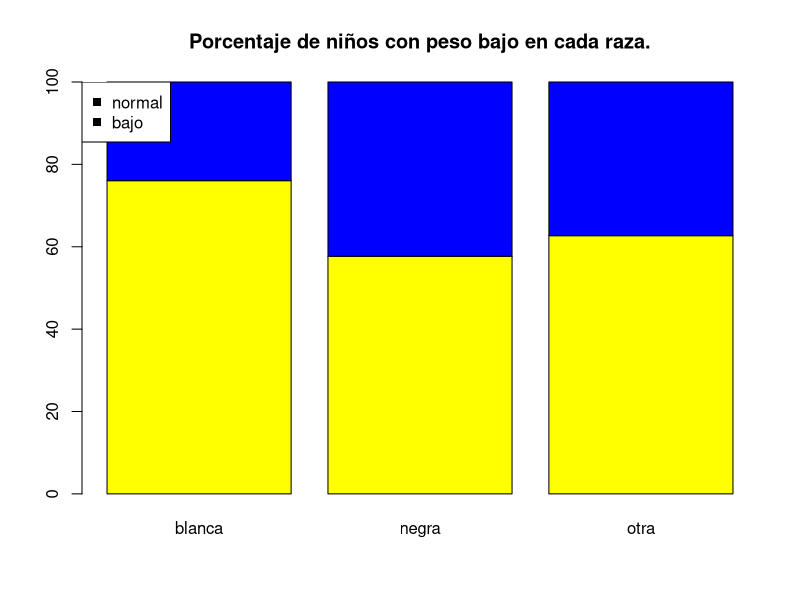
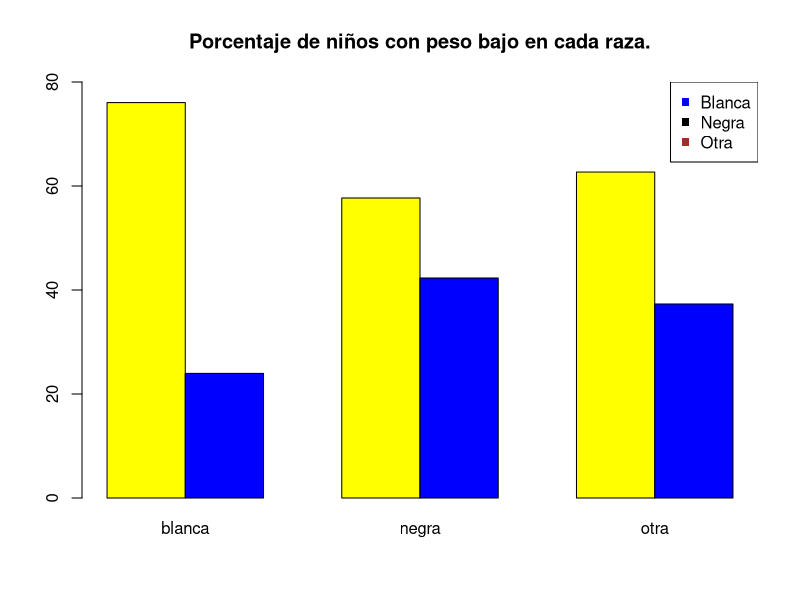
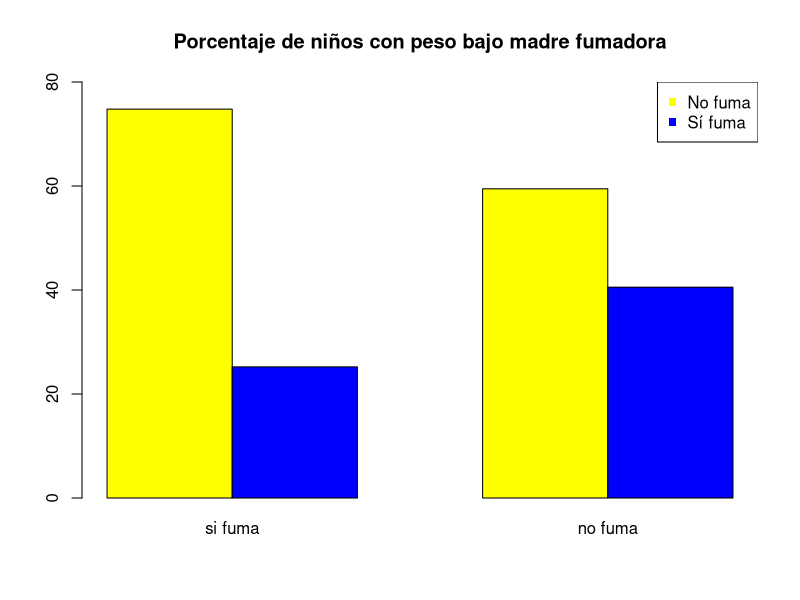
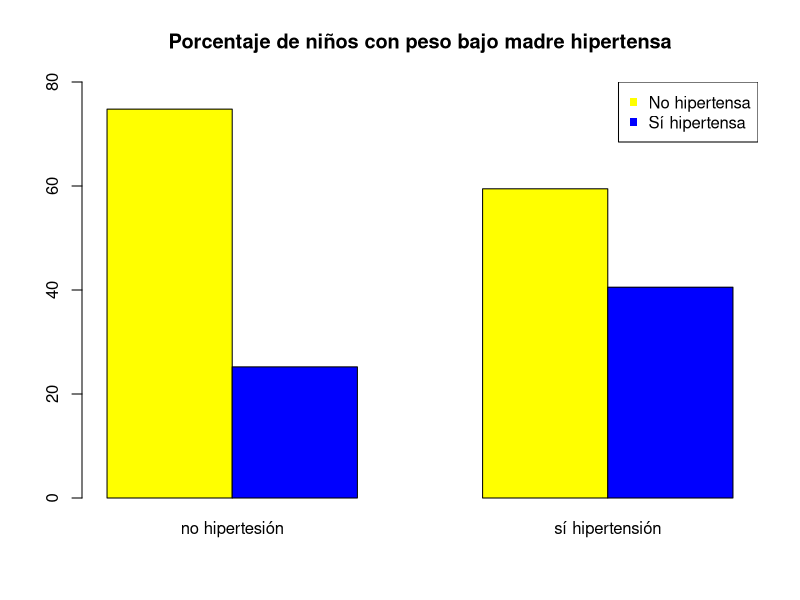
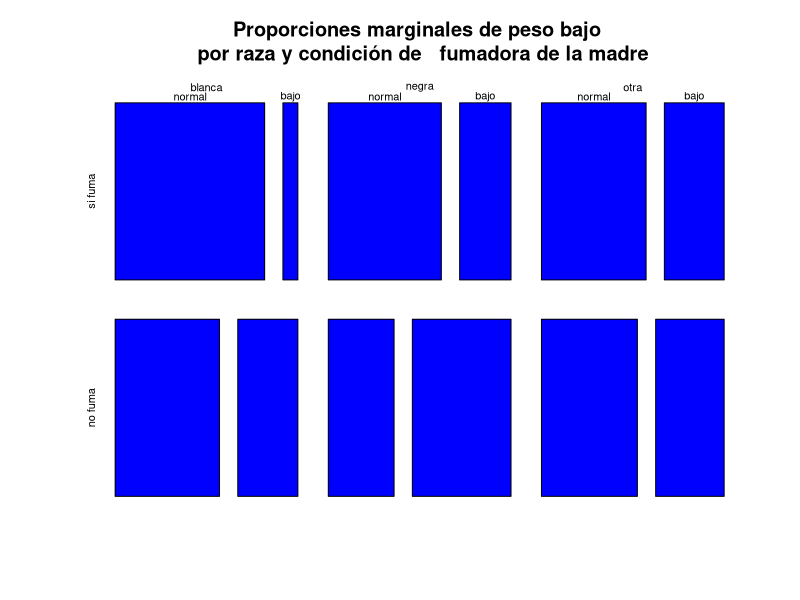
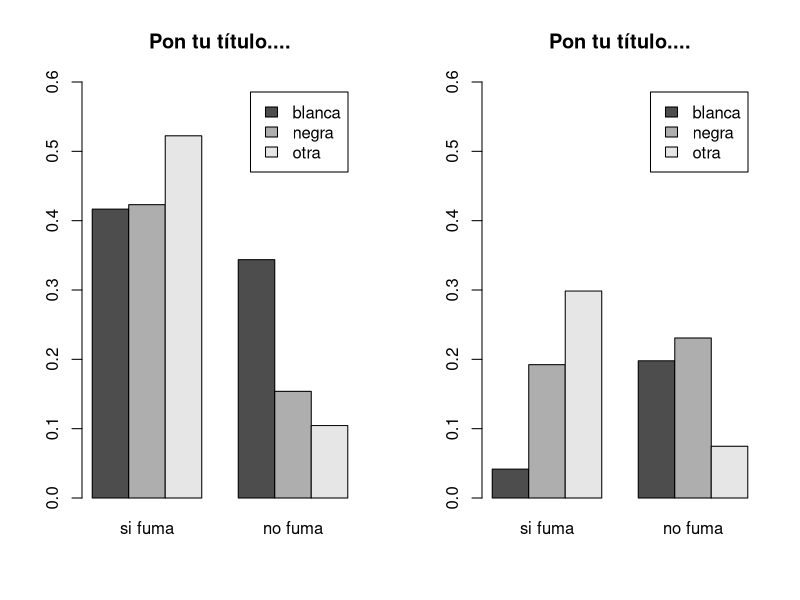

Reproduce these figures in R, in order.
## ---- chunk 1
knitr::opts_chunk$set(echo = TRUE)
## ---- chunk 2
#descomentar para instalar 
#install.packages("MASS")
library(MASS)
## ---- chunk 3
#help(birthwt)
## ---- chunk 4
str(birthwt)
## ---- chunk 5
birthwt$low=factor(birthwt$low,labels=c("normal","bajo"))
birthwt$race=factor(birthwt$race,labels=c("blanca","negra","otra"))
birthwt$smoke=factor(birthwt$smoke,labels=c("si fuma","no fuma"))
birthwt$ht=factor(birthwt$smoke,labels=c("no hipertesión","sí hipertensión"))
str(birthwt)
## ---- chunk 6
prop.table(table(birthwt$low,birthwt$race),margin = 2)
100*prop.table(table(birthwt$low,birthwt$race),margin =2)
## ---- chunk 7
barplot(100*prop.table(table(birthwt$low,birthwt$race),margin =2),
        col=c("yellow","blue"),main=c("Porcentaje de niños con peso bajo en cada raza."))
legend("topleft",pch=15,legend=c("normal","bajo"),c("yellow","blue"))
## ---- chunk 8
barplot(100*prop.table(table(birthwt$low,birthwt$race),margin =2),
        col=c("yellow","blue"),beside=TRUE,
        main=c("Porcentaje de niños con peso bajo en cada raza."),ylim=c(0,80))

legend("topright",pch=15,legend=c("Blanca","Negra","Otra"),
       col=c("blue","black","brown"))
## ---- chunk 9
barplot(100*prop.table(table(birthwt$low,birthwt$smoke),margin =2),
        col=c("yellow","blue"),beside=TRUE,
        main=c("Porcentaje de niños con peso bajo madre fumadora"),ylim=c(0,80))

legend("topright",pch=15,legend=c("No fuma","Sí fuma"),
       col=c("yellow","blue"))
## ---- chunk 10
barplot(100*prop.table(table(birthwt$low,birthwt$ht),margin =2),
        col=c("yellow","blue"),beside=TRUE,
        main=c("Porcentaje de niños con peso bajo madre hipertensa"),ylim=c(0,80))

legend("topright",pch=15,legend=c("No hipertensa","Sí hipertensa"),
       col=c("yellow","blue"))
## ---- chunk 11

frecuencias_tabla_raza_fumar_peso=table(birthwt$race,birthwt$smoke,birthwt$low)
frecuencias_tabla_raza_fumar_peso
proporciones_marginales_raza_fumar=prop.table(frecuencias_tabla_raza_fumar_peso,margin = c(1,2))
proporciones_marginales_raza_fumar
## ---- chunk 12
plot(proporciones_marginales_raza_fumar,main="Proporciones marginales de peso bajo \n por raza y condición de   fumadora de la madre",col="blue")
## ---- chunk 13
par(mfrow=c(1,2))
barplot(prop.table(frecuencias_tabla_raza_fumar_peso, margin=1)[,,1], beside=TRUE, legend.text=TRUE, ylim=c(0,0.6),main="Pon tu título....")
barplot(prop.table(frecuencias_tabla_raza_fumar_peso, margin=1)[,,2], beside=TRUE, legend.text=TRUE, ylim=c(0,0.6),main="Pon tu título....")
par(mfrow=c(1,1))
